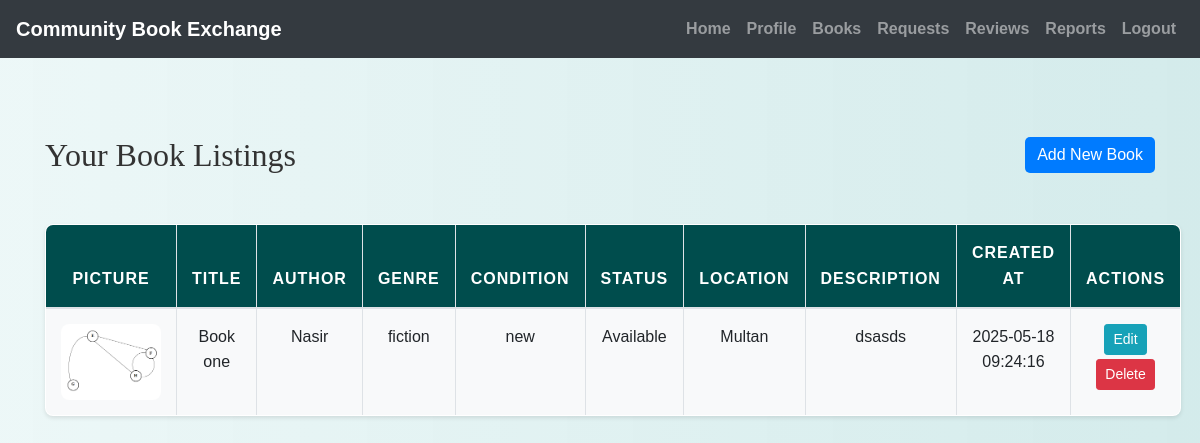
The app's page /owner/view_books.php (signed in) with its own data.
### tables this page shows
CREATE TABLE `books` (
  `id` int(11) NOT NULL,
  `user_id` int(11) NOT NULL,
  `picture` varchar(255) DEFAULT NULL,
  `title` varchar(255) NOT NULL,
  `author` varchar(255) NOT NULL,
  `genre` varchar(100) NOT NULL,
  `condition` varchar(50) NOT NULL,
  `location` varchar(255) DEFAULT NULL,
  `status` enum('Available','Lent Out','Reserved') DEFAULT 'Available',
  `description` text DEFAULT NULL,
  `created_at` datetime DEFAULT current_timestamp()
);

### owner/view_books.php (the view, shortened to what this page needs)
<?php
include('config.php');
$user_id = $_SESSION["id"];
$query = "SELECT id, picture, title, author, genre, `condition`, location, status, description, created_at
          FROM books WHERE user_id = ? ORDER BY created_at DESC";
$stmt = mysqli_prepare($conn, $query);
mysqli_stmt_bind_param($stmt, "i", $user_id);
mysqli_stmt_execute($stmt);
$result = mysqli_stmt_get_result($stmt);
?>
<!DOCTYPE html>
<html>
<head>
    <link rel="stylesheet" href="https://maxcdn.bootstrapcdn.com/bootstrap/4.5.2/css/bootstrap.min.css">
    <link rel="stylesheet" href="./css/style.css">
</head>
<body>
<?php include('navbar.php'); ?>
<div class="container mt-5 mb-5">
    <div class="d-flex justify-content-between align-items-center mb-3">
        <h2>Your Book Listings</h2>
        <a href="add_book.php" class="btn btn-primary">Add New Book</a>
    </div>
    <?php if (mysqli_num_rows($result) > 0): ?>
        <table class="table table-bordered table-hover">
            <thead class="">
                <tr>
                    <th>Picture</th>
                    <th>Title</th>
                    <th>Author</th>
                    <th>Genre</th>
                    <th>Condition</th>
                    <th>Status</th>
                    <th>Location</th>
                    <th>Description</th>
                    <th>Created At</th>
                    <th>Actions</th>
                </tr>
            </thead>
            <tbody>
                <?php while ($row = mysqli_fetch_assoc($result)): ?>
                    <tr>
                        <td style="width: 120px;">
                            <?php if (!empty($row['picture']) && file_exists($row['picture'])): ?>
                                <img src="<?php echo $row['picture']; ?>" alt="Book Picture" style="width: 100px; height: auto; object-fit: cover;">
                            <?php else: ?>
                                No Image
                            <?php endif; ?>
                        </td>
                        <td><?php echo htmlspecialchars($row['title']); ?></td>
                        <td><?php echo htmlspecialchars($row['author']); ?></td>
                        <td><?php echo htmlspecialchars($row['genre']); ?></td>
                        <td><?php echo htmlspecialchars($row['condition']); ?></td>
                        <td><?php echo htmlspecialchars($row['status']); ?></td>
                        <td><?php echo htmlspecialchars($row['location']); ?></td>
                        <td style="max-width: 200px; white-space: pre-wrap;"><?php echo htmlspecialchars($row['description']); ?></td>
                        <td><?php echo htmlspecialchars($row['created_at']); ?></td>
                        <td>
                            <a href="edit_book.php?id=<?php echo $row['id']; ?>" class="btn btn-sm btn-info mb-1">Edit</a>
                            <a href="?delete=<?php echo $row['id']; ?>" class="btn btn-sm btn-danger" onclick="return confirm('Are you sure you want to delete this book?');">Delete</a>
                        </td>
                    </tr>
                <?php endwhile; ?>
            </tbody>
        </table>
    <?php else: ?>
        <div class="alert alert-info">You haven't added any books yet.</div>
    <?php endif; ?>
</div>
</body>
</html>

### owner/css/style.css (style rules this page uses)
body { background: linear-gradient(90deg, rgba(233, 246, 246, 0.831), rgba(207, 233, 233, 0.9)); font-family: 'Arial', sans-serif; color: #333; line-height: 1.6; }
h1, h2, h3, h4 { text-align: center; margin-top: 30px; margin-bottom: 30px; font-family: 'Georgia', serif; }
.container { margin-bottom: 40px; }
.table { width: 100%; border-collapse: collapse; margin-top: 20px; font-size: 16px; background-color: #ffffff; border-radius: 8px; overflow: hidden; box-shadow: 0 2px 4px rgba(0, 0, 0, 0.1); }
.table th, .table td { padding: 15px; border: 1px solid #dee2e6; text-align: center; }
.table thead th { background-color: #004d4d; color: white; font-weight: bold; text-transform: uppercase; letter-spacing: 1px; }
.table tbody tr:nth-child(odd) { background-color: #f8f9fa; }
.table img { max-width: 100px; max-height: 100px; border-radius: 8px; }
.btn-primary { color: #fff; border: none; border-radius: 5px; cursor: pointer; transition: background-color 0.3s ease; }
a { color: #006666; text-decoration: none; font-weight: bold; }

### records on screen
books: picture (picture), title "Book one", author "Nasir", genre "fiction", condition "new", status "Available", location "Multan", description "dsasds", created_at "2025-05-18 09:24:16"
